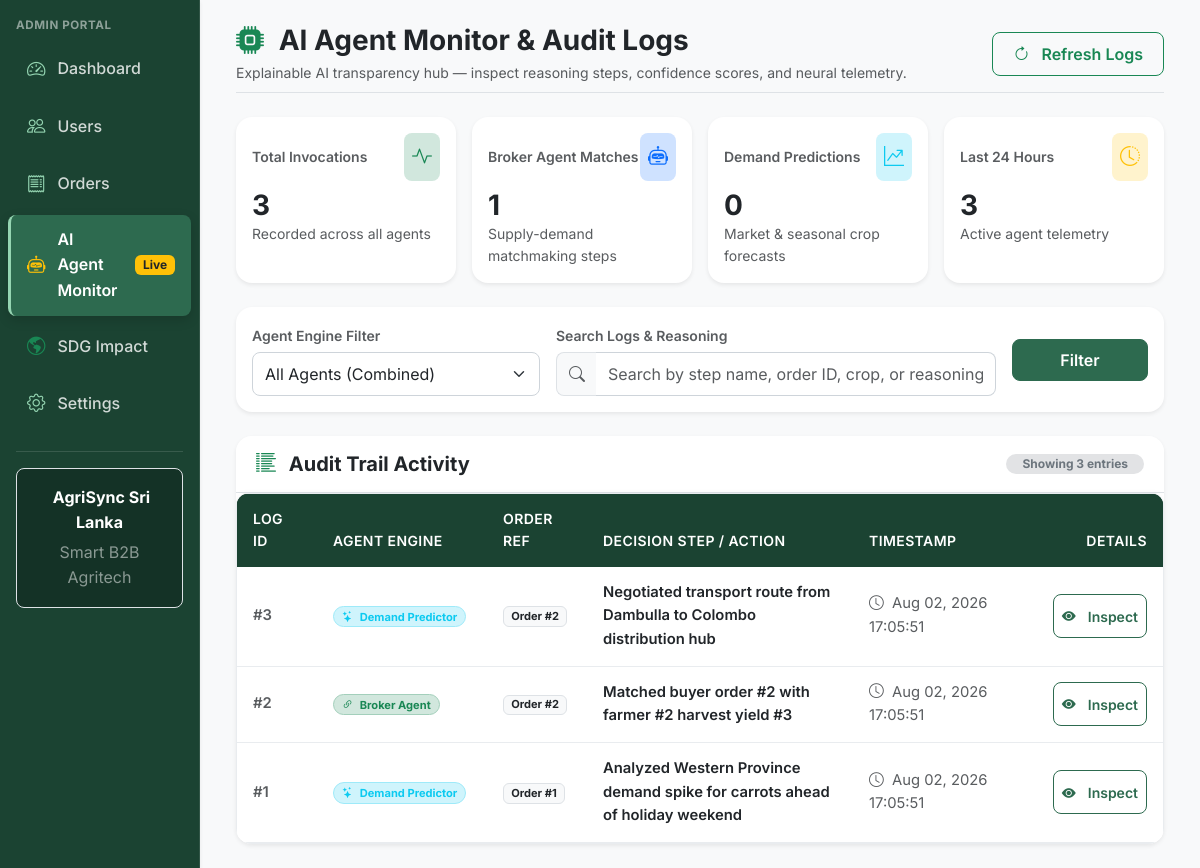
Screenshot of /admin/agent_logs.php (signed in) with the database file from the repository.
### tables this page shows
CREATE TABLE IF NOT EXISTS `agent_logs` (
  `id` int(11) NOT NULL AUTO_INCREMENT,
  `agent_type` varchar(50) NOT NULL,
  `order_id` int(11) DEFAULT NULL,
  `action_step` varchar(255) NOT NULL,
  `log_data` json DEFAULT NULL,
  `created_at` timestamp NOT NULL DEFAULT CURRENT_TIMESTAMP,
  `updated_at` timestamp NOT NULL DEFAULT CURRENT_TIMESTAMP ON UPDATE CURRENT_TIMESTAMP,
  PRIMARY KEY (`id`),
  KEY `agent_type_index` (`agent_type`),
  KEY `order_id_index` (`order_id`),
  CONSTRAINT `fk_log_order` FOREIGN KEY (`order_id`) REFERENCES `order_requests` (`id`) ON DELETE CASCADE
);

### includes/functions.php (called while the page is built, shortened)
<?php
function sanitize(mixed $input): mixed {
    return htmlspecialchars(trim((string)$input), ENT_QUOTES, 'UTF-8');
}

### admin/agent_logs.php (the view, shortened to what this page needs)
<?php
require_once __DIR__ . '/../includes/functions.php';
$selected_agent = sanitize($_GET['agent'] ?? 'all');
$search_query = sanitize($_GET['q'] ?? '');
$logs = [];
$stats = [
    'total_calls' => 0,
    'broker_calls' => 0,
    'demand_calls' => 0,
    'recent_24h_calls' => 0,
];
try {
    $db = getDbConnection();
    $statStmt = $db->query("
        SELECT
            COUNT(*) as total_calls,
            SUM(CASE WHEN agent_type = 'broker' THEN 1 ELSE 0 END) as broker_calls,
            SUM(CASE WHEN agent_type = 'demand_predictor' THEN 1 ELSE 0 END) as demand_calls,
            SUM(CASE WHEN created_at >= NOW() - INTERVAL 24 HOUR THEN 1 ELSE 0 END) as recent_24h_calls
        FROM agent_logs
    ");
    $statsRow = $statStmt->fetch(PDO::FETCH_ASSOC);
    if ($statsRow) {
        $stats = [
            'total_calls' => (int) ($statsRow['total_calls'] ?? 0),
            'broker_calls' => (int) ($statsRow['broker_calls'] ?? 0),
            'demand_calls' => (int) ($statsRow['demand_calls'] ?? 0),
            'recent_24h_calls' => (int) ($statsRow['recent_24h_calls'] ?? 0),
        ];
    }
    $sql = "SELECT id, agent_type, order_id, action_step, log_data, created_at FROM agent_logs WHERE 1=1";
    $sql .= " ORDER BY id DESC LIMIT 100";
    $stmt = $db->prepare($sql);
    $stmt->execute();
    $logs = $stmt->fetchAll(PDO::FETCH_ASSOC);
} catch (Throwable $e) {
    error_log("Admin Agent Logs Error: " . $e->getMessage());
    $error_message = "Unable to fetch live agent logs. Please verify database connectivity.";
}
require_once __DIR__ . '/../includes/header.php';
?>
<div class="d-flex" style="min-height: 100vh;">
    <?php require_once __DIR__ . '/../includes/sidebar.php'; ?>
    <div class="flex-grow-1 bg-light p-4 overflow-auto">
        <div class="container-fluid max-w-7xl">
            <div class="d-flex flex-wrap align-items-center justify-content-between mb-4 pb-2 border-bottom">
                <div>
                    <h1 class="h3 fw-bold text-dark mb-1">
                        <i class="bi bi-cpu-fill text-success me-2"></i> AI Agent Monitor & Audit Logs
                    </h1>
                    <p class="text-muted small mb-0">
                        Explainable AI transparency hub — inspect reasoning steps, confidence scores, and neural telemetry.
                    </p>
                </div>
                <div class="d-flex gap-2 mt-3 mt-md-0">
                    <button type="button" class="btn btn-outline-success d-flex align-items-center rounded-3" onclick="window.location.reload();">
                        <i class="bi bi-arrow-clockwise me-1"></i> Refresh Logs
                    </button>
                </div>
            </div>
            <div class="row g-3 mb-4">
                <div class="col-12 col-sm-6 col-xl-3">
                    <div class="card border-0 shadow-sm rounded-4 h-100 p-3 bg-white">
                        <div class="d-flex align-items-center justify-content-between mb-2">
                            <span class="text-muted small fw-semibold">Total Invocations</span>
                            <div class="p-2 rounded-3 bg-success-subtle text-success">
                                <i class="bi bi-activity fs-5"></i>
                            </div>
                        </div>
                        <h2 class="h3 fw-bold mb-0 text-dark"><?= number_format($stats['total_calls']) ?></h2>
                        <small class="text-muted">Recorded across all agents</small>
                    </div>
                </div>
                <div class="col-12 col-sm-6 col-xl-3">
                    <div class="card border-0 shadow-sm rounded-4 h-100 p-3 bg-white">
                        <div class="d-flex align-items-center justify-content-between mb-2">
                            <span class="text-muted small fw-semibold">Broker Agent Matches</span>
                            <div class="p-2 rounded-3 bg-primary-subtle text-primary">
                                <i class="bi bi-robot fs-5"></i>
                            </div>
                        </div>
                        <h2 class="h3 fw-bold mb-0 text-dark"><?= number_format($stats['broker_calls']) ?></h2>
                        <small class="text-muted">Supply-demand matchmaking steps</small>
                    </div>
                </div>
                <div class="col-12 col-sm-6 col-xl-3">
                    <div class="card border-0 shadow-sm rounded-4 h-100 p-3 bg-white">
                        <div class="d-flex align-items-center justify-content-between mb-2">
                            <span class="text-muted small fw-semibold">Demand Predictions</span>
                            <div class="p-2 rounded-3 bg-info-subtle text-info">
                                <i class="bi bi-graph-up-arrow fs-5"></i>
                            </div>
                        </div>
                        <h2 class="h3 fw-bold mb-0 text-dark"><?= number_format($stats['demand_calls']) ?></h2>
                        <small class="text-muted">Market & seasonal crop forecasts</small>
                    </div>
                </div>
                <div class="col-12 col-sm-6 col-xl-3">
                    <div class="card border-0 shadow-sm rounded-4 h-100 p-3 bg-white">
                        <div class="d-flex align-items-center justify-content-between mb-2">
                            <span class="text-muted small fw-semibold">Last 24 Hours</span>
                            <div class="p-2 rounded-3 bg-warning-subtle text-warning">
                                <i class="bi bi-clock-history fs-5"></i>
                            </div>
                        </div>
                        <h2 class="h3 fw-bold mb-0 text-dark"><?= number_format($stats['recent_24h_calls']) ?></h2>
                        <small class="text-muted">Active agent telemetry</small>
                    </div>
                </div>
            </div>
            <div class="card border-0 shadow-sm rounded-4 p-3 mb-4 bg-white">
                <form method="GET" action="agent_logs.php" class="row g-3 align-items-center">
                    <div class="col-12 col-md-4">
                        <label class="form-label small text-muted mb-1 fw-semibold">Agent Engine Filter</label>
                        <select name="agent" class="form-select rounded-3" onchange="this.form.submit()">
                            <option value="all" <?= $selected_agent === 'all' ? 'selected' : '' ?>>All Agents (Combined)</option>
                        </select>
                    </div>
                    <div class="col-12 col-md-6">
                        <label class="form-label small text-muted mb-1 fw-semibold">Search Logs & Reasoning</label>
                        <div class="input-group">
                            <span class="input-group-text bg-light border-end-0 rounded-start-3"><i class="bi bi-search text-muted"></i></span>
                            <input type="text" name="q" class="form-control border-start-0 rounded-end-3" placeholder="Search by step name, order ID, crop, or reasoning keyword..." value="<?= htmlspecialchars($search_query, ENT_QUOTES, 'UTF-8') ?>">
                        </div>
                    </div>
                    <div class="col-12 col-md-2 d-flex align-items-end">
                        <button type="submit" class="btn btn-primary w-100 rounded-3" style="min-height: 40px;">
                            Filter
                        </button>
                    </div>
                </form>
            </div>
            <div class="card border-0 shadow-sm rounded-4 overflow-hidden bg-white">
                <div class="card-header bg-white py-3 border-bottom d-flex align-items-center justify-content-between">
                    <h5 class="card-title fw-bold mb-0 text-dark">
                        <i class="bi bi-list-columns-reverse text-success me-2"></i> Audit Trail Activity
                    </h5>
                    <span class="badge bg-secondary-subtle text-secondary rounded-pill px-3 py-1">
                        Showing <?= count($logs) ?> entries
                    </span>
                </div>
                <div class="table-responsive">
                    <table class="table table-hover align-middle mb-0">
                        <thead class="table-light">
                            <tr>
                                <th scope="col" style="width: 80px;">Log ID</th>
                                <th scope="col" style="width: 170px;">Agent Engine</th>
                                <th scope="col" style="width: 100px;">Order Ref</th>
                                <th scope="col">Decision Step / Action</th>
                                <th scope="col" style="width: 180px;">Timestamp</th>
                                <th scope="col" class="text-end" style="width: 130px;">Details</th>
                            </tr>
                        </thead>
                        <tbody>
                            <?php if (empty($logs)): ?>
                                <tr>
                                    <td colspan="6" class="text-center py-5 text-muted">
                                        <i class="bi bi-inbox fs-1 d-block mb-2 text-muted"></i>
                                        No agent activity logs recorded matching your filter.
                                    </td>
                                </tr>
                            <?php else: ?>
                                <?php foreach ($logs as $log): ?>
                                    <?php
                                        $is_broker = ($log['agent_type'] === 'broker');
                                        $badge_class = $is_broker ? 'bg-success-subtle text-success border border-success-subtle' : 'bg-info-subtle text-info border border-info-subtle';
                                        $agent_label = $is_broker ? 'Broker Agent' : 'Demand Predictor';
                                        $log_json = !empty($log['log_data']) ? json_encode(json_decode($log['log_data']), JSON_PRETTY_PRINT | JSON_UNESCAPED_SLASHES | JSON_UNESCAPED_UNICODE) : '{}';
                                    ?>
                                    <tr>
                                        <td class="text-muted fw-semibold">#<?= (int)$log['id'] ?></td>
                                        <td>
                                            <span class="badge rounded-pill <?= $badge_class ?> px-2 py-1">
                                                <i class="bi <?= $is_broker ? 'bi-link-45deg' : 'bi-stars' ?> me-1"></i> <?= $agent_label ?>
                                            </span>
                                        </td>
                                        <td>
                                            <?php if (!empty($log['order_id'])): ?>
                                                <span class="badge bg-light text-dark border">Order #<?= (int)$log['order_id'] ?></span>
                                            <?php else: ?>
                                                <span class="text-muted small">—</span>
                                            <?php endif; ?>
                                        </td>
                                        <td class="fw-semibold text-dark">
                                            <?= htmlspecialchars($log['action_step'], ENT_QUOTES, 'UTF-8') ?>
                                        </td>
                                        <td class="text-muted small">
                                            <i class="bi bi-clock me-1"></i> <?= date('M d, Y H:i:s', strtotime($log['created_at'])) ?>
                                        </td>
                                        <td class="text-end">
                                            <button type="button"
                                                    class="btn btn-sm btn-outline-primary rounded-3 px-2 py-1 d-inline-flex align-items-center"
                                                    data-bs-toggle="modal"
                                                    data-bs-target="#inspectModal"
                                                    data-log-id="<?= (int)$log['id'] ?>"
                                                    data-agent-type="<?= htmlspecialchars($agent_label, ENT_QUOTES, 'UTF-8') ?>"
                                                    data-action-step="<?= htmlspecialchars($log['action_step'], ENT_QUOTES, 'UTF-8') ?>"
                                                    data-timestamp="<?= date('Y-m-d H:i:s', strtotime($log['created_at'])) ?>"
                                                    data-payload="<?= htmlspecialchars($log_json, ENT_QUOTES, 'UTF-8') ?>">
                                                <i class="bi bi-eye-fill me-1"></i> Inspect
                                            </button>
                                        </td>
                                    </tr>
                                <?php endforeach; ?>
                            <?php endif; ?>
                        </tbody>
                    </table>
                </div>
            </div>
        </div>
    </div>
</div>
<?php require_once __DIR__ . '/../includes/footer.php'; ?>

### assets/css/style.css (style rules this page uses)
:root { --clr-primary: #2D6A4F; --clr-primary-dark: #1B4332; --clr-primary-light: #40916C; --clr-accent: #95D5B2; --clr-accent-light: #D8F3DC; --clr-bg: #F8F9FA; --clr-surface: #FFFFFF; --clr-text: #212529; --clr-text-muted: #6C757D; --clr-border: #E9ECEF; --clr-danger: #DC3545; --clr-warning: #FFC107; --clr-info: #0DCAF0; --radius-sm: 8px; --radius-md: 12px; --radius-lg: 16px; --shadow-sm: 0 2px 8px rgba(0, 0, 0, 0.06); --shadow-md: 0 4px 16px rgba(0, 0, 0, 0.08); --shadow-lg: 0 10px 30px rgba(0, 0, 0, 0.12); --transition-fast: all 0.2s ease; }
body { font-family: 'Inter', -apple-system, BlinkMacSystemFont, 'Segoe UI', Roboto, sans-serif; background-color: var(--clr-bg); color: var(--clr-text); line-height: 1.6; -webkit-font-smoothing: antialiased; }
h1, h2, h3, h4, h5, h6 { font-family: 'Inter', sans-serif; font-weight: 700; color: var(--clr-primary-dark); }
h1 { font-size: 1.75rem; }
h2 { font-size: 1.5rem; }
.card, .agri-card { background-color: var(--clr-surface); border: 1px solid var(--clr-border); border-radius: var(--radius-md); box-shadow: var(--shadow-sm); transition: var(--transition-fast); }
.card-header { background-color: transparent; border-bottom: 1px solid var(--clr-border); font-weight: 600; padding: 1rem 1.25rem; }
.btn { border-radius: var(--radius-sm); min-height: 44px; font-weight: 600; display: inline-flex; align-items: center; justify-content: center; gap: 0.5rem; padding: 0.5rem 1.25rem; transition: var(--transition-fast); }
.btn-primary { background-color: var(--clr-primary); border-color: var(--clr-primary); color: #ffffff; }
.btn-outline-primary { color: var(--clr-primary); border-color: var(--clr-primary); }
.form-control, .form-select { border-radius: var(--radius-sm); min-height: 44px; border: 1px solid #ced4da; transition: var(--transition-fast); }
.table-responsive { border-radius: var(--radius-md); overflow: hidden; box-shadow: var(--shadow-sm); border: 1px solid var(--clr-border); background-color: var(--clr-surface); }
.table { margin-bottom: 0; width: 100%; vertical-align: middle; }
.table thead, .table thead tr, .table thead th { background-color: var(--clr-primary-dark) !important; color: #ffffff !important; font-weight: 600; font-size: 0.875rem; text-transform: uppercase; letter-spacing: 0.03em; padding: 0.875rem 1rem; border-bottom: none; }
.table tbody tr { transition: var(--transition-fast); }
.table tbody td { padding: 0.875rem 1rem; color: var(--clr-text); border-bottom: 1px solid var(--clr-border); font-size: 0.925rem; }

### rows the page displays
agent_logs: id "3", agent_type "Demand Predictor", order "2", action_step "Negotiated transport route from Dambulla to Colombo distribution hub", created_at "Aug 02, 2026 17:05:51"
agent_logs: id "2", agent_type "Broker Agent", order "2", action_step "Matched buyer order #2 with farmer #2 harvest yield #3", created_at "Aug 02, 2026 17:05:51"
agent_logs: id "1", agent_type "Demand Predictor", order "1", action_step "Analyzed Western Province demand spike for carrots ahead of holiday weekend", created_at "Aug 02, 2026 17:05:51"

### other values shown
$user_role "ADMIN"
$stats['total_calls'] "3"
$stats['broker_calls'] "1"
$stats['demand_calls'] "0"
$stats['recent_24h_calls'] "3"
count($logs) "3"
